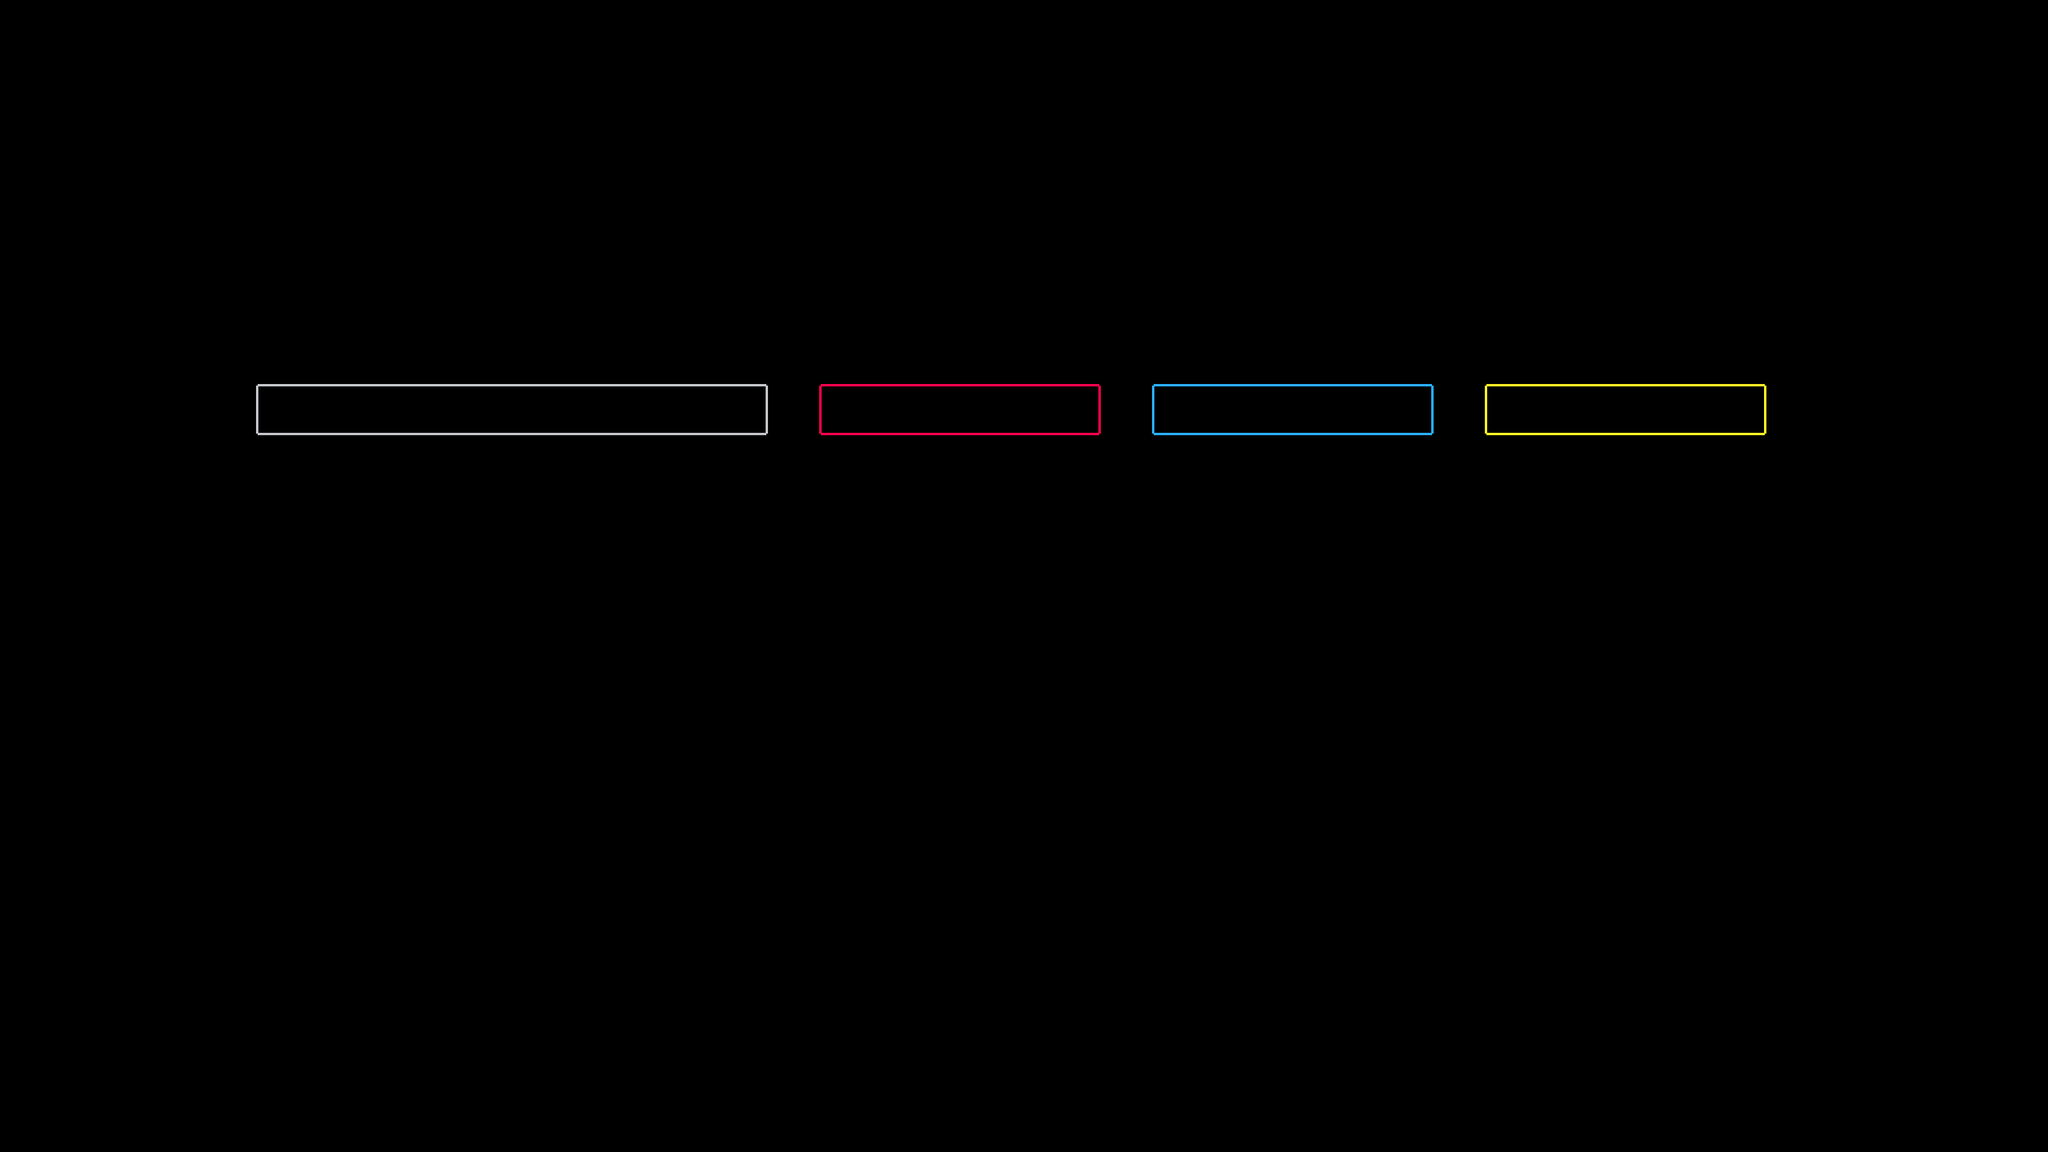

A 2D game scene composited from a Tiled map and its tileset images. What follows is a short description and the map's XML, with each tile layer's data collapsed to a summary:
An orthogonal 80x45 tile map with 32x32 px tiles, 4 tile layers (Ground, Red, Blue, Yellow), 4 tilesets and 4 objects.

<map version="1.10" tiledversion="1.12.0" orientation="orthogonal" renderorder="right-down" width="80" height="45" tilewidth="32" tileheight="32" infinite="0" nextlayerid="9" nextobjectid="19">
 <editorsettings>
  <export target="first_map.lua" format="lua" />
 </editorsettings>
 <tileset firstgid="1" name="hues2" tilewidth="32" tileheight="32" tilecount="64" columns="8">
  <image source="../images/tiles/tileset.png" width="256" height="256" />
 </tileset>
 <tileset firstgid="65" name="hues2" tilewidth="32" tileheight="32" tilecount="64" columns="8">
  <image source="../images/tiles/tileset.png" width="256" height="256" />
 </tileset>
 <tileset firstgid="129" name="hues2" tilewidth="32" tileheight="32" tilecount="64" columns="8">
  <image source="../images/tiles/tileset.png" width="256" height="256" />
 </tileset>
 <tileset firstgid="193" source="../images/tiles/hues.tsx" />
 <layer id="1" name="Ground" width="80" height="45">
  <data>[3600 cells, 40 non-empty, 6 distinct tile ids]</data>
 </layer>
 <layer id="3" name="Red" width="80" height="45">
  <data>[3600 cells, 22 non-empty, 6 distinct tile ids]</data>
 </layer>
 <layer id="4" name="Blue" width="80" height="45">
  <data>[3600 cells, 22 non-empty, 6 distinct tile ids]</data>
 </layer>
 <layer id="5" name="Yellow" width="80" height="45">
  <data>[3600 cells, 22 non-empty, 6 distinct tile ids]</data>
 </layer>
 <objectgroup id="2" name="Colliders">
  <object id="2" x="320" y="480" width="640" height="64" />
 </objectgroup>
 <objectgroup id="6" name="RedColliders">
  <object id="16" x="1024" y="480" width="352" height="64" />
 </objectgroup>
 <objectgroup id="7" name="BlueColliders">
  <object id="17" x="1440" y="480" width="352" height="64" />
 </objectgroup>
 <objectgroup id="8" name="YellowColliders">
  <object id="18" x="1856" y="480" width="352" height="64" />
 </objectgroup>
</map>
